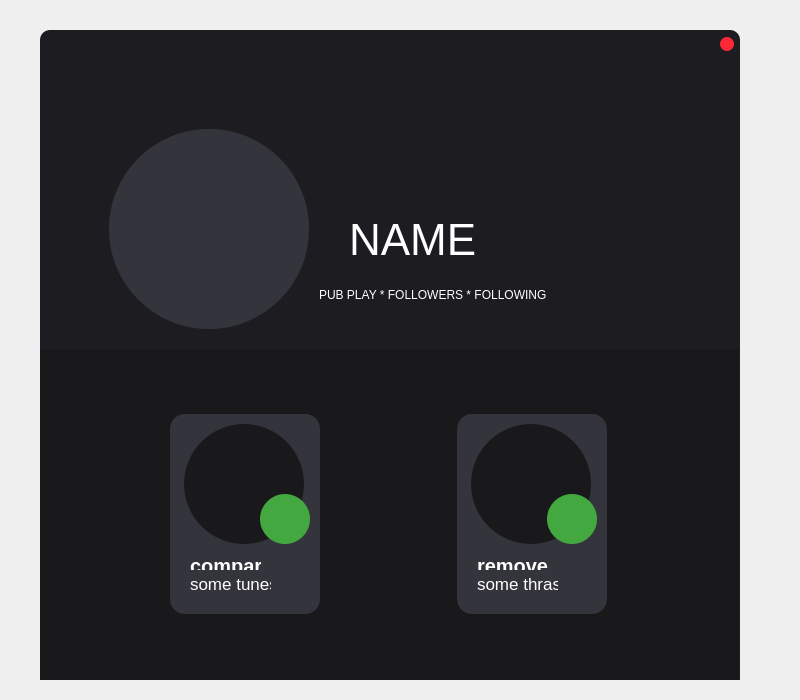
<?xml version="1.0" encoding="UTF-8"?>
<ui version="4.0">
 <class>mainWindow</class>
 <widget class="QMainWindow" name="mainWindow">
  <property name="geometry">
   <rect>
    <x>0</x>
    <y>0</y>
    <width>800</width>
    <height>700</height>
   </rect>
  </property>
  <property name="windowTitle">
   <string>MainWindow</string>
  </property>
  <property name="styleSheet">
   <string notr="true"/>
  </property>
  <widget class="QWidget" name="centralLayout">
   <widget class="QFrame" name="mainFrame">
    <property name="geometry">
     <rect>
      <x>40</x>
      <y>30</y>
      <width>700</width>
      <height>650</height>
     </rect>
    </property>
    <property name="styleSheet">
     <string notr="true">QFrame{
	background-color: rgb(29, 29, 33);
	color: rgb(255, 255, 255);
	border-radius: 10px;
}</string>
    </property>
    <property name="frameShape">
     <enum>QFrame::StyledPanel</enum>
    </property>
    <property name="frameShadow">
     <enum>QFrame::Raised</enum>
    </property>
    <widget class="QPushButton" name="exitButton">
     <property name="geometry">
      <rect>
       <x>680</x>
       <y>7</y>
       <width>14</width>
       <height>14</height>
      </rect>
     </property>
     <property name="styleSheet">
      <string notr="true">QPushButton{
	background-color: rgb(255, 40, 54);
	border-radius: 7px;
	border: none
}</string>
     </property>
     <property name="text">
      <string/>
     </property>
     <property name="checkable">
      <bool>false</bool>
     </property>
     <property name="default">
      <bool>false</bool>
     </property>
     <property name="flat">
      <bool>false</bool>
     </property>
    </widget>
    <widget class="QStackedWidget" name="stackedWidget">
     <property name="geometry">
      <rect>
       <x>-1</x>
       <y>49</y>
       <width>701</width>
       <height>601</height>
      </rect>
     </property>
     <property name="styleSheet">
      <string notr="true">QWidget{
	background-color: rgb(29, 29, 33);
	color: rgb(255, 255, 255);
}</string>
     </property>
     <property name="currentIndex">
      <number>0</number>
     </property>
     <widget class="QWidget" name="main_page">
      <widget class="QFrame" name="music_main_frame">
       <property name="geometry">
        <rect>
         <x>0</x>
         <y>-20</y>
         <width>700</width>
         <height>650</height>
        </rect>
       </property>
       <property name="styleSheet">
        <string notr="true">QFrame{
	background-color: rgb(29, 29, 33);
	color: rgb(255, 255, 255);
	border-radius: 10px;
}</string>
       </property>
       <property name="frameShape">
        <enum>QFrame::StyledPanel</enum>
       </property>
       <property name="frameShadow">
        <enum>QFrame::Raised</enum>
       </property>
       <widget class="QLabel" name="welcomeLabel">
        <property name="geometry">
         <rect>
          <x>310</x>
          <y>160</y>
          <width>321</width>
          <height>41</height>
         </rect>
        </property>
        <property name="font">
         <font>
          <pointsize>33</pointsize>
         </font>
        </property>
        <property name="styleSheet">
         <string notr="true">QLabel {
	color: (255,255,255)
}</string>
        </property>
        <property name="text">
         <string>NAME</string>
        </property>
       </widget>
       <widget class="QWidget" name="widget" native="true">
        <property name="geometry">
         <rect>
          <x>0</x>
          <y>290</y>
          <width>701</width>
          <height>331</height>
         </rect>
        </property>
        <property name="styleSheet">
         <string notr="true">QWidget {
	background-color: rgb(25, 25, 28);
}</string>
        </property>
        <layout class="QHBoxLayout" name="horizontalLayout">
         <item>
          <widget class="QFrame" name="music_panel">
           <property name="maximumSize">
            <size>
             <width>150</width>
             <height>200</height>
            </size>
           </property>
           <property name="layoutDirection">
            <enum>Qt::RightToLeft</enum>
           </property>
           <property name="styleSheet">
            <string notr="true">QFrame#music_panel{
	border-radius: 15px;
	background-color: rgb(52, 52, 60);
}</string>
           </property>
           <property name="frameShape">
            <enum>QFrame::StyledPanel</enum>
           </property>
           <property name="frameShadow">
            <enum>QFrame::Raised</enum>
           </property>
           <widget class="QLabel" name="sec_music_label">
            <property name="geometry">
             <rect>
              <x>20</x>
              <y>160</y>
              <width>81</width>
              <height>16</height>
             </rect>
            </property>
            <property name="font">
             <font>
              <pointsize>13</pointsize>
              <bold>false</bold>
             </font>
            </property>
            <property name="styleSheet">
             <string notr="true">QLabel {
	color: (255,255,255);
	background-color: rgb(52, 52, 60);
}
</string>
            </property>
            <property name="text">
             <string>some tunes</string>
            </property>
            <property name="alignment">
             <set>Qt::AlignLeading|Qt::AlignLeft|Qt::AlignTop</set>
            </property>
           </widget>
           <widget class="QLabel" name="music_icon">
            <property name="geometry">
             <rect>
              <x>14</x>
              <y>10</y>
              <width>120</width>
              <height>120</height>
             </rect>
            </property>
            <property name="styleSheet">
             <string notr="true">QLabel {
	border:none;
	border-radius: 60;

}</string>
            </property>
            <property name="text">
             <string/>
            </property>
           </widget>
           <widget class="QLabel" name="main_music_label">
            <property name="geometry">
             <rect>
              <x>20</x>
              <y>140</y>
              <width>71</width>
              <height>16</height>
             </rect>
            </property>
            <property name="font">
             <font>
              <pointsize>15</pointsize>
              <bold>true</bold>
             </font>
            </property>
            <property name="styleSheet">
             <string notr="true">QLabel {
	color: (255,255,255);
	background-color: rgb(52, 52, 60);
}
</string>
            </property>
            <property name="text">
             <string>compare</string>
            </property>
            <property name="alignment">
             <set>Qt::AlignLeading|Qt::AlignLeft|Qt::AlignTop</set>
            </property>
           </widget>
           <widget class="QPushButton" name="music_btn">
            <property name="geometry">
             <rect>
              <x>90</x>
              <y>80</y>
              <width>50</width>
              <height>50</height>
             </rect>
            </property>
            <property name="styleSheet">
             <string notr="true">QPushButton {
	border-radius: 25px;
	border: none;
	background-color: rgb(67, 168, 63);
}</string>
            </property>
            <property name="text">
             <string/>
            </property>
           </widget>
          </widget>
         </item>
         <item>
          <widget class="QFrame" name="rmv_panel">
           <property name="maximumSize">
            <size>
             <width>150</width>
             <height>200</height>
            </size>
           </property>
           <property name="styleSheet">
            <string notr="true">QFrame#rmv_panel{
	border-radius: 15px;
	background-color: rgb(52, 52, 60);
}</string>
           </property>
           <property name="frameShape">
            <enum>QFrame::StyledPanel</enum>
           </property>
           <property name="frameShadow">
            <enum>QFrame::Raised</enum>
           </property>
           <widget class="QLabel" name="rmv_icon">
            <property name="geometry">
             <rect>
              <x>14</x>
              <y>10</y>
              <width>120</width>
              <height>120</height>
             </rect>
            </property>
            <property name="styleSheet">
             <string notr="true">QLabel {
	border:none;
	border-radius: 60;

}</string>
            </property>
            <property name="text">
             <string/>
            </property>
           </widget>
           <widget class="QLabel" name="main_rmv_label">
            <property name="geometry">
             <rect>
              <x>20</x>
              <y>140</y>
              <width>71</width>
              <height>16</height>
             </rect>
            </property>
            <property name="font">
             <font>
              <pointsize>15</pointsize>
              <bold>true</bold>
             </font>
            </property>
            <property name="styleSheet">
             <string notr="true">QLabel {
	color: (255,255,255);
	background-color: rgb(52, 52, 60);
}
</string>
            </property>
            <property name="text">
             <string>remove</string>
            </property>
            <property name="alignment">
             <set>Qt::AlignLeading|Qt::AlignLeft|Qt::AlignTop</set>
            </property>
           </widget>
           <widget class="QLabel" name="sec_rmv_label">
            <property name="geometry">
             <rect>
              <x>20</x>
              <y>160</y>
              <width>81</width>
              <height>16</height>
             </rect>
            </property>
            <property name="font">
             <font>
              <pointsize>13</pointsize>
              <bold>false</bold>
             </font>
            </property>
            <property name="styleSheet">
             <string notr="true">QLabel {
	color: (255,255,255);
	background-color: rgb(52, 52, 60);
}
</string>
            </property>
            <property name="text">
             <string>some thrash</string>
            </property>
            <property name="alignment">
             <set>Qt::AlignLeading|Qt::AlignLeft|Qt::AlignTop</set>
            </property>
           </widget>
           <widget class="QPushButton" name="rmv_btn">
            <property name="geometry">
             <rect>
              <x>90</x>
              <y>80</y>
              <width>50</width>
              <height>50</height>
             </rect>
            </property>
            <property name="styleSheet">
             <string notr="true">QPushButton {
	border-radius: 25px;
	border: none;
	background-color: rgb(67, 168, 63);
}</string>
            </property>
            <property name="text">
             <string/>
            </property>
           </widget>
          </widget>
         </item>
        </layout>
       </widget>
       <widget class="QLabel" name="avatar">
        <property name="geometry">
         <rect>
          <x>70</x>
          <y>70</y>
          <width>200</width>
          <height>200</height>
         </rect>
        </property>
        <property name="styleSheet">
         <string notr="true">QLabel {
	
	background-color: rgb(52, 52, 60);
	border-radius:100px;
}</string>
        </property>
        <property name="text">
         <string/>
        </property>
       </widget>
       <widget class="QLabel" name="thefuck">
        <property name="geometry">
         <rect>
          <x>280</x>
          <y>220</y>
          <width>361</width>
          <height>31</height>
         </rect>
        </property>
        <property name="text">
         <string>PUB PLAY * FOLLOWERS * FOLLOWING</string>
        </property>
       </widget>
      </widget>
     </widget>
     <widget class="QWidget" name="music_page">
      <widget class="QFrame" name="music_page_main_frame">
       <property name="geometry">
        <rect>
         <x>110</x>
         <y>60</y>
         <width>481</width>
         <height>441</height>
        </rect>
       </property>
       <property name="styleSheet">
        <string notr="true">QFrame {
	border-radius: 15px;
	color: rgb(196, 196, 196);
	background-color: rgb(61, 61, 70);
}</string>
       </property>
       <property name="frameShape">
        <enum>QFrame::StyledPanel</enum>
       </property>
       <property name="frameShadow">
        <enum>QFrame::Raised</enum>
       </property>
       <widget class="QPushButton" name="exit_music">
        <property name="geometry">
         <rect>
          <x>460</x>
          <y>10</y>
          <width>14</width>
          <height>14</height>
         </rect>
        </property>
        <property name="styleSheet">
         <string notr="true">QPushButton{
	background-color: rgb(255, 40, 54);
	border-radius: 7px;
	border: none
}</string>
        </property>
        <property name="text">
         <string/>
        </property>
        <property name="checkable">
         <bool>false</bool>
        </property>
        <property name="default">
         <bool>false</bool>
        </property>
        <property name="flat">
         <bool>false</bool>
        </property>
       </widget>
       <widget class="QStackedWidget" name="music_stacked">
        <property name="geometry">
         <rect>
          <x>0</x>
          <y>30</y>
          <width>481</width>
          <height>411</height>
         </rect>
        </property>
        <property name="styleSheet">
         <string notr="true">QWidget {
	border-radius: 15px;
	color: rgb(196, 196, 196);
	background-color: rgb(61, 61, 70);
}</string>
        </property>
        <property name="currentIndex">
         <number>0</number>
        </property>
        <widget class="QWidget" name="init_search_page">
         <widget class="QFrame" name="init_search_frame">
          <property name="geometry">
           <rect>
            <x>69</x>
            <y>39</y>
            <width>351</width>
            <height>331</height>
           </rect>
          </property>
          <property name="styleSheet">
           <string notr="true">QFrame{
	border-radius:15px;
	background-color: rgb(70, 69, 80);
	color:rbg(255,255,255)
}</string>
          </property>
          <property name="frameShape">
           <enum>QFrame::StyledPanel</enum>
          </property>
          <property name="frameShadow">
           <enum>QFrame::Raised</enum>
          </property>
          <widget class="QLabel" name="init_search_welcome_label">
           <property name="geometry">
            <rect>
             <x>40</x>
             <y>30</y>
             <width>251</width>
             <height>51</height>
            </rect>
           </property>
           <property name="font">
            <font>
             <pointsize>15</pointsize>
             <bold>true</bold>
            </font>
           </property>
           <property name="styleSheet">
            <string notr="true">QLabel{
	border-radius:10px;
	
	background-color: rgba(69, 68, 79, 189);
}</string>
           </property>
           <property name="text">
            <string>&lt;html&gt;&lt;head/&gt;&lt;body&gt;&lt;p&gt;Choose album&lt;/p&gt;&lt;p&gt;to match with your top 20 songs&lt;/p&gt;&lt;/body&gt;&lt;/html&gt;</string>
           </property>
           <property name="wordWrap">
            <bool>true</bool>
           </property>
          </widget>
          <widget class="QLineEdit" name="init_line_edit">
           <property name="geometry">
            <rect>
             <x>40</x>
             <y>100</y>
             <width>231</width>
             <height>31</height>
            </rect>
           </property>
           <property name="styleSheet">
            <string notr="true">QLineEdit{
	color:rgb(255,255,255);
}</string>
           </property>
           <property name="clearButtonEnabled">
            <bool>false</bool>
           </property>
          </widget>
          <widget class="QLabel" name="init_error_label">
           <property name="geometry">
            <rect>
             <x>40</x>
             <y>150</y>
             <width>181</width>
             <height>51</height>
            </rect>
           </property>
           <property name="styleSheet">
            <string notr="true">QLabel{
	color: rgb(239, 45, 26);
}</string>
           </property>
           <property name="text">
            <string>Oops, we didn't find that. 
Try again!</string>
           </property>
           <property name="scaledContents">
            <bool>false</bool>
           </property>
          </widget>
          <widget class="QPushButton" name="init_search">
           <property name="geometry">
            <rect>
             <x>285</x>
             <y>108</y>
             <width>14</width>
             <height>14</height>
            </rect>
           </property>
           <property name="styleSheet">
            <string notr="true">QPushButton{
	
	background-color: rgb(134, 255, 100);
	border-radius: 7px;
	border: none
}</string>
           </property>
           <property name="text">
            <string/>
           </property>
           <property name="checkable">
            <bool>false</bool>
           </property>
           <property name="default">
            <bool>false</bool>
           </property>
           <property name="flat">
            <bool>false</bool>
           </property>
          </widget>
         </widget>
        </widget>
        <widget class="QWidget" name="choose_search">
         <widget class="QFrame" name="choose_frame">
          <property name="geometry">
           <rect>
            <x>69</x>
            <y>39</y>
            <width>351</width>
            <height>331</height>
           </rect>
          </property>
          <property name="styleSheet">
           <string notr="true">QFrame{
	border-radius:15px;
	
background-color:rgb(61, 61, 70);
}</string>
          </property>
          <property name="frameShape">
           <enum>QFrame::StyledPanel</enum>
          </property>
          <property name="frameShadow">
           <enum>QFrame::Raised</enum>
          </property>
          <widget class="QPushButton" name="exit_choose">
           <property name="geometry">
            <rect>
             <x>280</x>
             <y>300</y>
             <width>61</width>
             <height>20</height>
            </rect>
           </property>
           <property name="styleSheet">
            <string notr="true">QPushButton{
	color: black;
	background-color: rgb(133, 255, 120);
	border-radius: 7px;
	border: none
}
QPushButton:pressed{
	color: black;
	background-color: rgb(109, 207, 97);
	border-radius: 7px;
	border: none
}</string>
           </property>
           <property name="text">
            <string>quit</string>
           </property>
           <property name="checkable">
            <bool>false</bool>
           </property>
           <property name="default">
            <bool>false</bool>
           </property>
           <property name="flat">
            <bool>false</bool>
           </property>
          </widget>
          <widget class="QLabel" name="choose_label">
           <property name="geometry">
            <rect>
             <x>0</x>
             <y>0</y>
             <width>111</width>
             <height>48</height>
            </rect>
           </property>
           <property name="font">
            <font>
             <pointsize>15</pointsize>
            </font>
           </property>
           <property name="styleSheet">
            <string notr="true">QLabel{
	border-radius:10px;
	color:rbg(255,255,255);
	background-color: rgb(61, 61, 70);

}</string>
           </property>
           <property name="text">
            <string>Which one?</string>
           </property>
          </widget>
          <widget class="QScrollArea" name="scrollArea">
           <property name="geometry">
            <rect>
             <x>0</x>
             <y>60</y>
             <width>341</width>
             <height>201</height>
            </rect>
           </property>
           <property name="styleSheet">
            <string notr="true">QScrollBar:vertical {
            border: 0px solid #999999;
		
		background-color: rgb(61, 61, 70);
            width:8px;    
            margin: 0px 0px 0px 0px;
        }
        QScrollBar::handle:vertical {         
       
            min-height: 10px;
          	border: 0px solid red;
			border-radius: 4px;
		
	background-color: rgb(36, 35, 41);
        }
        QScrollBar::add-line:vertical {       
            height: 0px;
            subcontrol-position: bottom;
            subcontrol-origin: margin;
        }
        QScrollBar::sub-line:vertical {
            height: 0 px;
            subcontrol-position: top;
            subcontrol-origin: margin;
        }</string>
           </property>
           <property name="widgetResizable">
            <bool>true</bool>
           </property>
           <widget class="QWidget" name="scroll_content">
            <property name="geometry">
             <rect>
              <x>0</x>
              <y>0</y>
              <width>320</width>
              <height>201</height>
             </rect>
            </property>
            <property name="maximumSize">
             <size>
              <width>320</width>
              <height>16777215</height>
             </size>
            </property>
            <widget class="QWidget" name="verticalLayoutWidget">
             <property name="geometry">
              <rect>
               <x>0</x>
               <y>0</y>
               <width>311</width>
               <height>201</height>
              </rect>
             </property>
             <layout class="QVBoxLayout" name="verticalLayout"/>
            </widget>
           </widget>
          </widget>
         </widget>
        </widget>
        <widget class="QWidget" name="result_page">
         <widget class="QFrame" name="result_frame">
          <property name="geometry">
           <rect>
            <x>30</x>
            <y>30</y>
            <width>421</width>
            <height>341</height>
           </rect>
          </property>
          <property name="styleSheet">
           <string notr="true">QFrame{
	border-radius:15px;
	
	background-color: rgb(61, 61, 70);
	
}</string>
          </property>
          <property name="frameShape">
           <enum>QFrame::StyledPanel</enum>
          </property>
          <property name="frameShadow">
           <enum>QFrame::Raised</enum>
          </property>
          <widget class="QPushButton" name="reload_result">
           <property name="geometry">
            <rect>
             <x>170</x>
             <y>300</y>
             <width>91</width>
             <height>20</height>
            </rect>
           </property>
           <property name="styleSheet">
            <string notr="true">QPushButton{
	color: black;
	background-color: rgb(133, 255, 120);
	border-radius: 7px;
	border: none
}
QPushButton:pressed{
	color: black;
	background-color: rgb(109, 207, 97);
	border-radius: 7px;
	border: none
}</string>
           </property>
           <property name="text">
            <string>try again!</string>
           </property>
           <property name="checkable">
            <bool>false</bool>
           </property>
           <property name="default">
            <bool>false</bool>
           </property>
           <property name="flat">
            <bool>false</bool>
           </property>
          </widget>
          <widget class="QLabel" name="result_intro">
           <property name="geometry">
            <rect>
             <x>20</x>
             <y>180</y>
             <width>391</width>
             <height>51</height>
            </rect>
           </property>
           <property name="font">
            <font>
             <pointsize>20</pointsize>
             <bold>true</bold>
            </font>
           </property>
           <property name="styleSheet">
            <string notr="true">QLabel{
	color:rgb(255,255,255)
}</string>
           </property>
           <property name="text">
            <string>placeholder</string>
           </property>
          </widget>
          <widget class="QLabel" name="result_result">
           <property name="geometry">
            <rect>
             <x>20</x>
             <y>230</y>
             <width>401</width>
             <height>48</height>
            </rect>
           </property>
           <property name="font">
            <font>
             <pointsize>18</pointsize>
             <bold>false</bold>
            </font>
           </property>
           <property name="styleSheet">
            <string notr="true">QLabel{
	color:rgb(255,255,255)
}</string>
           </property>
           <property name="text">
            <string>placeholder</string>
           </property>
           <property name="wordWrap">
            <bool>true</bool>
           </property>
          </widget>
          <widget class="QLabel" name="result_icon">
           <property name="geometry">
            <rect>
             <x>25</x>
             <y>0</y>
             <width>160</width>
             <height>160</height>
            </rect>
           </property>
           <property name="styleSheet">
            <string notr="true">QLabel {
	border: 2px;
	border-color: black;
}</string>
           </property>
           <property name="text">
            <string/>
           </property>
          </widget>
         </widget>
        </widget>
       </widget>
      </widget>
     </widget>
     <widget class="QWidget" name="rmv_page">
      <widget class="QFrame" name="rmv_page_main_frame">
       <property name="geometry">
        <rect>
         <x>110</x>
         <y>60</y>
         <width>481</width>
         <height>441</height>
        </rect>
       </property>
       <property name="styleSheet">
        <string notr="true">QFrame {
	border-radius: 15px;
	color: rgb(196, 196, 196);
	background-color: rgb(61, 61, 70);
}</string>
       </property>
       <property name="frameShape">
        <enum>QFrame::StyledPanel</enum>
       </property>
       <property name="frameShadow">
        <enum>QFrame::Raised</enum>
       </property>
       <widget class="QPushButton" name="exit_rmv">
        <property name="geometry">
         <rect>
          <x>460</x>
          <y>10</y>
          <width>14</width>
          <height>14</height>
         </rect>
        </property>
        <property name="styleSheet">
         <string notr="true">QPushButton{
	background-color: rgb(255, 40, 54);
	border-radius: 7px;
	border: none
}</string>
        </property>
        <property name="text">
         <string/>
        </property>
        <property name="checkable">
         <bool>false</bool>
        </property>
        <property name="default">
         <bool>false</bool>
        </property>
        <property name="flat">
         <bool>false</bool>
        </property>
       </widget>
       <widget class="QStackedWidget" name="rmv_stacked">
        <property name="geometry">
         <rect>
          <x>20</x>
          <y>50</y>
          <width>441</width>
          <height>371</height>
         </rect>
        </property>
        <property name="styleSheet">
         <string notr="true">QWidget{
	background-color: rgb(61, 61, 70);
}</string>
        </property>
        <property name="currentIndex">
         <number>0</number>
        </property>
        <widget class="QWidget" name="rmv_choose_playlist">
         <property name="styleSheet">
          <string notr="true">QWidget{
	background-color: rgb(61, 61, 70);
}</string>
         </property>
         <widget class="QLabel" name="rmv_choose_label">
          <property name="geometry">
           <rect>
            <x>40</x>
            <y>40</y>
            <width>291</width>
            <height>31</height>
           </rect>
          </property>
          <property name="font">
           <font>
            <pointsize>25</pointsize>
           </font>
          </property>
          <property name="styleSheet">
           <string notr="true">QLabel{
	color: white;

}</string>
          </property>
          <property name="text">
           <string>choose playlist to edit</string>
          </property>
         </widget>
         <widget class="QScrollArea" name="rmv_scroll_area">
          <property name="geometry">
           <rect>
            <x>40</x>
            <y>80</y>
            <width>331</width>
            <height>261</height>
           </rect>
          </property>
          <property name="styleSheet">
           <string notr="true">QScrollBar:vertical {
            border: 0px solid #999999;
		
		background-color: rgb(61, 61, 70);
            width:8px;    
            margin: 0px 0px 0px 0px;
        }
        QScrollBar::handle:vertical {         
       
            min-height: 10px;
          	border: 0px solid red;
			border-radius: 4px;
		
	background-color: rgb(36, 35, 41);
        }
        QScrollBar::add-line:vertical {       
            height: 0px;
            subcontrol-position: bottom;
            subcontrol-origin: margin;
        }
        QScrollBar::sub-line:vertical {
            height: 0 px;
            subcontrol-position: top;
            subcontrol-origin: margin;
        }</string>
          </property>
          <property name="widgetResizable">
           <bool>true</bool>
          </property>
          <widget class="QWidget" name="rmv_scroll_content">
           <property name="geometry">
            <rect>
             <x>0</x>
             <y>0</y>
             <width>100</width>
             <height>30</height>
            </rect>
           </property>
           <property name="maximumSize">
            <size>
             <width>320</width>
             <height>16777215</height>
            </size>
           </property>
           <widget class="QWidget" name="verticalLayoutWidget_2">
            <property name="geometry">
             <rect>
              <x>0</x>
              <y>0</y>
              <width>331</width>
              <height>261</height>
             </rect>
            </property>
            <layout class="QVBoxLayout" name="rmv_vertical_layout"/>
           </widget>
          </widget>
         </widget>
        </widget>
        <widget class="QWidget" name="rmv_finalize_request">
         <widget class="QLabel" name="rmv_playlist_icon">
          <property name="geometry">
           <rect>
            <x>20</x>
            <y>10</y>
            <width>150</width>
            <height>150</height>
           </rect>
          </property>
          <property name="text">
           <string/>
          </property>
         </widget>
         <widget class="QLabel" name="rmv_final_label">
          <property name="geometry">
           <rect>
            <x>30</x>
            <y>180</y>
            <width>211</width>
            <height>21</height>
           </rect>
          </property>
          <property name="font">
           <font>
            <pointsize>15</pointsize>
           </font>
          </property>
          <property name="styleSheet">
           <string notr="true">QLabel {
	color:white;
}</string>
          </property>
          <property name="text">
           <string>hmm, who's pain in the ass?</string>
          </property>
         </widget>
         <widget class="QLineEdit" name="rmv_line_edit">
          <property name="geometry">
           <rect>
            <x>110</x>
            <y>230</y>
            <width>221</width>
            <height>31</height>
           </rect>
          </property>
          <property name="styleSheet">
           <string notr="true">QLineEdit{
	background-color: rgb(29, 29, 33);
	color: rgb(255, 255, 255);
	border-radius: 10px;
}</string>
          </property>
         </widget>
         <widget class="QPushButton" name="rmv_init_btn">
          <property name="geometry">
           <rect>
            <x>150</x>
            <y>280</y>
            <width>141</width>
            <height>21</height>
           </rect>
          </property>
          <property name="styleSheet">
           <string notr="true">QPushButton{
	color: black;
	background-color: rgb(133, 255, 120);
	border-radius: 7px;
	border: none
}
QPushButton:pressed{
	color: black;
	background-color: rgb(109, 207, 97);
	border-radius: 7px;
	border: none
}</string>
          </property>
          <property name="text">
           <string>make them go!</string>
          </property>
          <property name="checkable">
           <bool>false</bool>
          </property>
          <property name="default">
           <bool>false</bool>
          </property>
          <property name="flat">
           <bool>false</bool>
          </property>
         </widget>
         <widget class="QLabel" name="rmv_playlist_label">
          <property name="geometry">
           <rect>
            <x>190</x>
            <y>50</y>
            <width>231</width>
            <height>21</height>
           </rect>
          </property>
          <property name="styleSheet">
           <string notr="true">QLabel {
	color:white;
}</string>
          </property>
          <property name="text">
           <string>TextLabel</string>
          </property>
         </widget>
         <widget class="QLabel" name="rmv_status_label">
          <property name="geometry">
           <rect>
            <x>190</x>
            <y>100</y>
            <width>231</width>
            <height>21</height>
           </rect>
          </property>
          <property name="styleSheet">
           <string notr="true">QLabel {
	color:white;
}</string>
          </property>
          <property name="text">
           <string>TextLabel</string>
          </property>
         </widget>
        </widget>
       </widget>
      </widget>
     </widget>
    </widget>
   </widget>
  </widget>
 </widget>
 <resources/>
 <connections/>
</ui>
